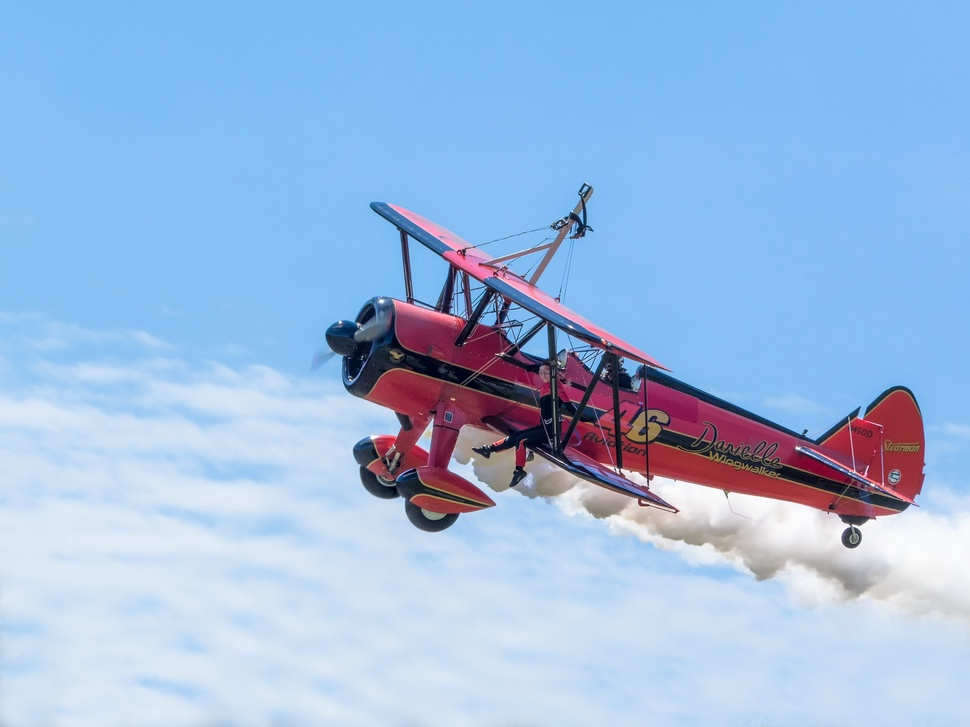
#> input picture practice/image-processing-exercises/images/plane.jpg, 970 x 727 px, shrunk from 1920 x 1440 before the run
$ jupyter execute 1.ipynb
#> lines starting #> are read from the running program, lines starting #| are printed output that depends on the picture
Link: https://www.r-exercises.com/2017/10/29/image-processing-exercises/

[cell 1]
import cv2
import numpy as np
import matplotlib.pyplot as plt

[cell 2]
img = cv2.imread('images/plane.jpg').astype(np.float32) / 255
img = cv2.cvtColor(img, cv2.COLOR_BGR2RGB)

plt.imshow(img)

[cell 3]
img.shape
#> Out = (727, 970, 3)

[cell 4]
brighter_img = np.power(img, 2)
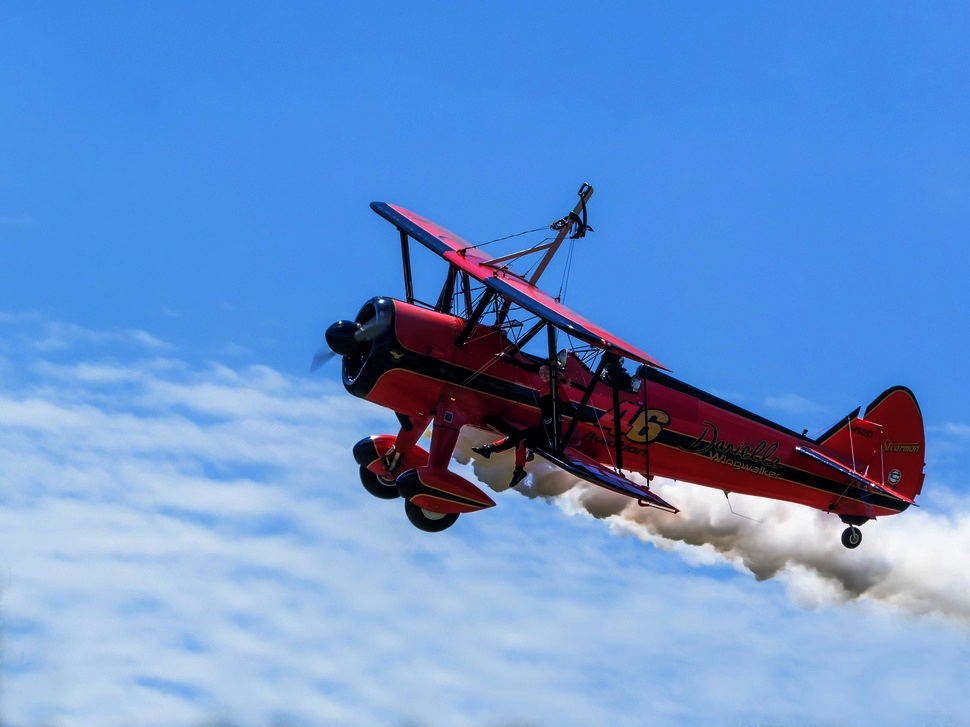
#> brighter_img: shape (727, 970, 3) float32; mean R, G, B 0.405, 0.576, 0.811

plt.imshow(brighter_img)

[cell 5]
contrastive_img = (img - 0.5) * 0.3 + 0.5
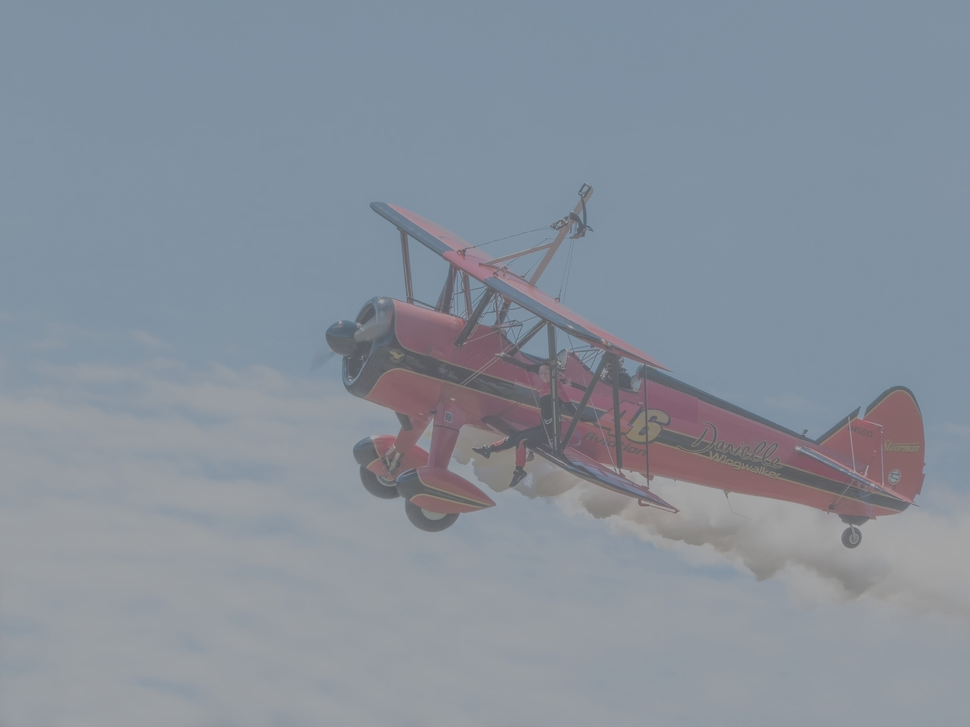
#> contrastive_img: shape (727, 970, 3) float32; mean R, G, B 0.534, 0.571, 0.61

plt.imshow(contrastive_img)
